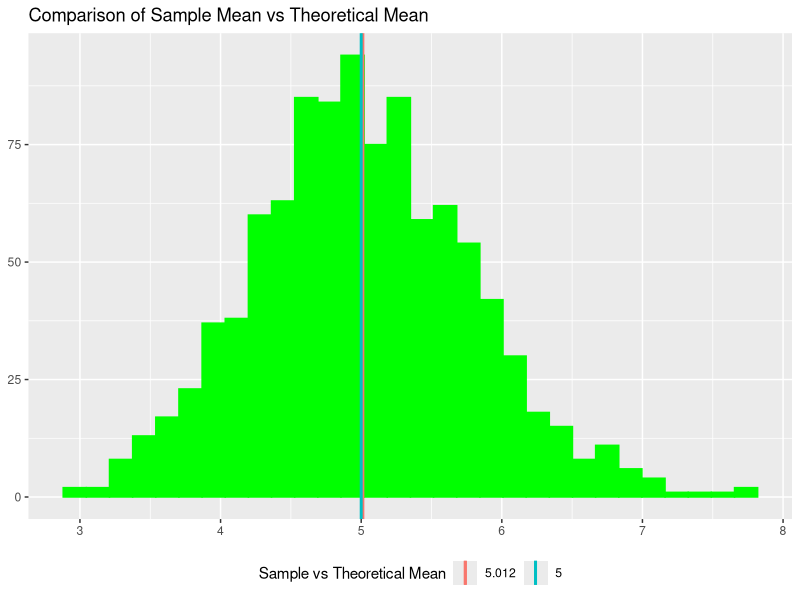
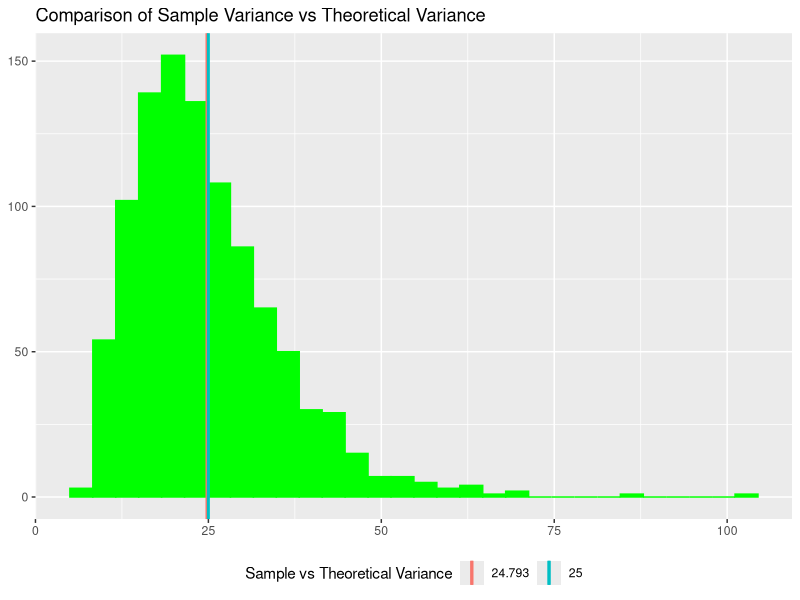
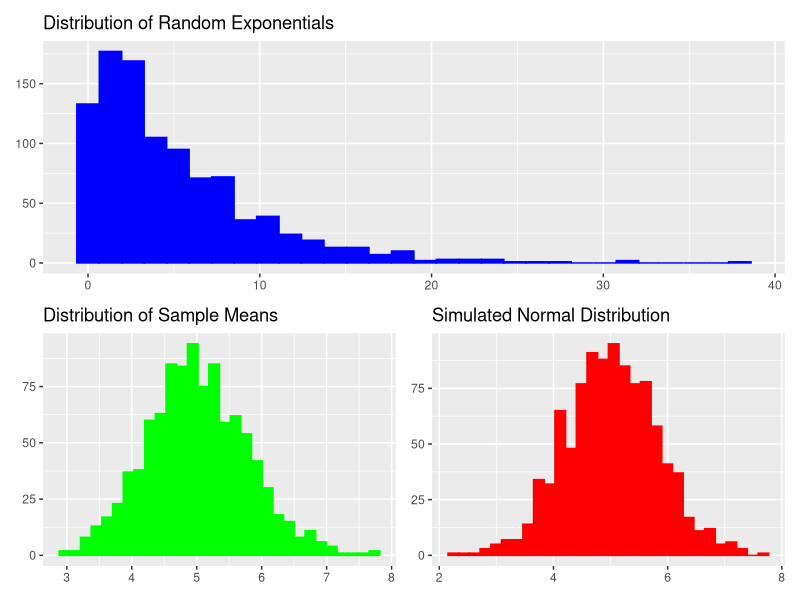

Write R code to recreate these figures, in order.
## ---- chunk 1
knitr::opts_chunk$set(
	echo = FALSE, 
	eval = TRUE
)
set.seed(123)
library(tidyverse)
library(patchwork)
## ---- chunk 2
lambda <- 0.2

sim_mean <- NULL
for (i in 1 : 1000) sim_mean <-  c(sim_mean, mean(rexp(40, lambda)))

sim_var <- NULL
for (i in 1 : 1000) sim_var <-  c(sim_var, var(rexp(40, lambda)))
## ---- chunk 3
mean_exp <- mean(sim_mean)

ggplot(data.frame(sims = sim_mean), aes(x = sims)) + 
  geom_histogram(colour = "green", fill = "green", bins = 30) + 
  geom_vline(aes(xintercept = mean_exp, colour = factor(round(mean_exp, 3))), 
             show.legend = TRUE, size = 1) + 
  geom_vline(aes(xintercept = 1/lambda, colour = factor(1/lambda)), 
             show.legend = TRUE, size = 1) + 
  labs(title = "Comparison of Sample Mean vs Theoretical Mean", 
       x = NULL, 
       y = NULL, 
       colour = "Sample vs Theoretical Mean") + 
  theme(legend.position = "bottom")
## ---- chunk 4
var_exp <- mean(sim_var)

ggplot(data.frame(sims = sim_var), aes(x = sims)) + 
  geom_histogram(colour = "green", fill = "green", bins = 30) + 
  geom_vline(aes(xintercept = var_exp, colour = factor(round(var_exp, 3))), 
             show.legend = TRUE, size = 1) + 
  geom_vline(aes(xintercept = (1/lambda)^2, colour = factor((1/lambda)^2)), 
             show.legend = TRUE, size = 1) + 
  labs(title = "Comparison of Sample Variance vs Theoretical Variance", 
       x = NULL, 
       y = NULL, 
       colour = "Sample vs Theoretical Variance") + 
  theme(legend.position = "bottom")
## ---- chunk 5

sim_exp <- rexp(1000, lambda)

p3 <- ggplot(data.frame(sims = sim_exp), aes(x = sims)) + 
  geom_histogram(colour = "blue", fill = "blue", bins = 30) + 
  labs(title = "Distribution of Random Exponentials", 
       x = NULL, 
       y = NULL)

p4 <- ggplot(data.frame(sims = sim_mean), aes(x = sims)) + 
  geom_histogram(colour = "green", fill = "green", bins = 30) + 
  labs(title = "Distribution of Sample Means", 
       x = NULL, 
       y = NULL)

distr <- data.frame(x = rnorm(1000, 5, 5 / sqrt(40)))

p5 <- ggplot(data = distr, mapping = aes(x)) + 
  geom_histogram(colour = "red", fill = "red", bins = 30) +
  labs(title = "Simulated Normal Distribution", 
       x = NULL, 
       y = NULL)

p3 /  (p4 + p5)
